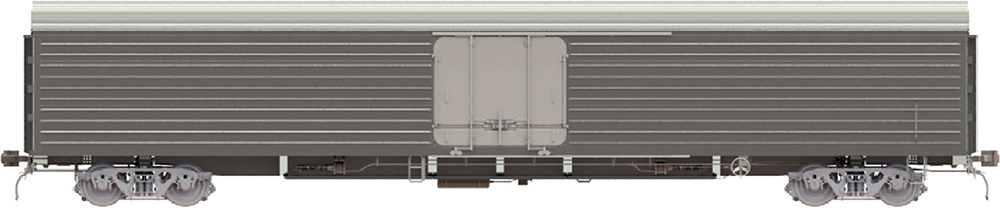
#> input picture docs/Photo/Изотермические вагоны RM Rail 16-1239.jpg, 1000 x 208 px; its folder holds only this picture in this run
$ python build_photos.py
#> lines starting #> are read from the running program, lines starting #| are printed output that depends on the picture
# -*- coding: utf-8 -*-
"""
Готовит фотографии вагонов для сайта из docs/Photo/ (сырые файлы, как их
положил пользователь) в docs/photos/ (полный кадр для карточки вагона) и
docs/photos/thumb/ (миниатюра для сетки каталога), по имени вагона (W0xx.jpg).

Сопоставление файл -> вагон берётся из photo_match_results.json (см.
match_photos.py). Источник в docs/Photo/ не трогаем.
"""
import json
import os
from pathlib import Path
from PIL import Image

BASE = Path(__file__).parent
SRC_DIR = BASE.parent / "docs" / "Photo"
OUT_DIR = BASE.parent / "docs" / "photos"
THUMB_DIR = OUT_DIR / "thumb"
MATCH_FILE = BASE / "photo_match_results.json"

FULL_MAX_W = 1000
THUMB_MAX_W = 420
FULL_QUALITY = 82
THUMB_QUALITY = 75


def save_resized(im, max_w, quality, dest):
    if im.mode != "RGB":
        im = im.convert("RGB")
    if im.width > max_w:
        h = round(im.height * max_w / im.width)
        im = im.resize((max_w, h), Image.LANCZOS)
    im.save(dest, "JPEG", quality=quality, optimize=True)


def main():
    OUT_DIR.mkdir(parents=True, exist_ok=True)
    THUMB_DIR.mkdir(parents=True, exist_ok=True)

    data = json.load(open(MATCH_FILE, encoding="utf-8"))
#> (reads db/photo_match_results.json from the repository)
    matched = data["matched"]

    done = 0
    for r in matched:
        src = SRC_DIR / r["file"]
        vid = r["vagonId"]
        im = Image.open(src)
#> im is the input picture: PIL image 1000x208 RGB; mean R, G, B 146.1, 143.4, 139.4
        save_resized(im, FULL_MAX_W, FULL_QUALITY, OUT_DIR / f"{vid}.jpg")
        im2 = Image.open(src)
        save_resized(im2, THUMB_MAX_W, THUMB_QUALITY, THUMB_DIR / f"{vid}.jpg")
#> call 2 of save_resized, with max_w = 420, quality = 75
#> in save_resized (call 2), `im = im.resize((max_w, h), Image.LANCZOS)`:
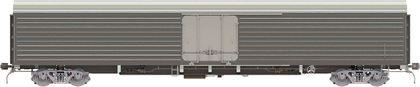
#> im: PIL image 420x87 RGB; mean R, G, B 145.9, 143.3, 139.3
        done += 1

    full_size = sum(f.stat().st_size for f in OUT_DIR.glob("*.jpg"))
    thumb_size = sum(f.stat().st_size for f in THUMB_DIR.glob("*.jpg"))
    print(f"processed: {done}")
    print(f"docs/photos: {full_size/1024/1024:.1f} MB")
    print(f"docs/photos/thumb: {thumb_size/1024/1024:.1f} MB")


if __name__ == "__main__":
#> (the run stopped early here; a loop or call above may not have finished)
